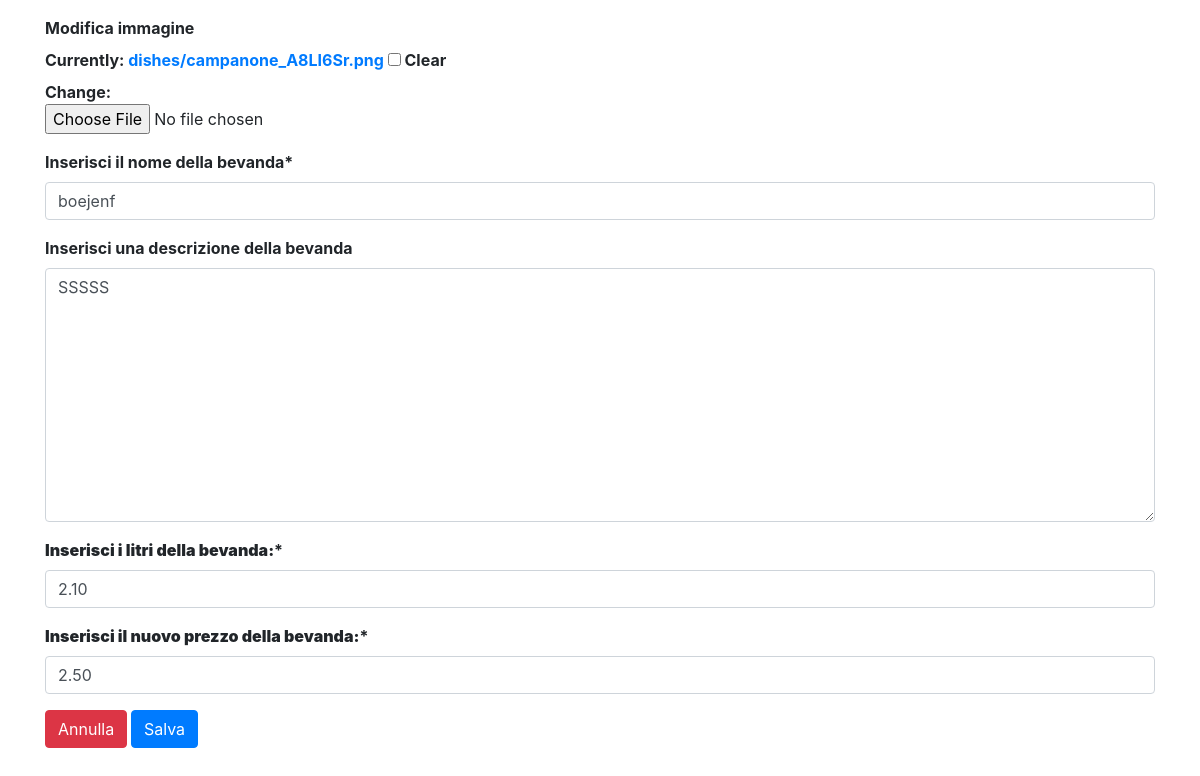
The app's page /products/update_drink/10/ (signed in) with its own data.
### products/models.py (models this page shows, shortened)
class Product(models.Model):
    image = models.ImageField(null=True, blank=True, upload_to='dishes')
    name = models.CharField(max_length=80)
    description = models.TextField(null=True, blank=True)
    price = models.DecimalField(max_digits=10, decimal_places=2)
    class Meta:
        abstract = True

class Drink(Product):
    litri = models.DecimalField(max_digits=10, decimal_places=2)

### products/views.py (the view, shortened to what this page needs)
# urls.py: path('update_drink/<int:pk>/', DrinkModify.as_view(), name='drink-update'),
@method_decorator(is_restaurateur, name='dispatch')
class DrinkModify(UpdateView):
    model = Drink
    template_name = 'products/drink/drink_modify.html'
    form_class = DrinkModifyForm
    success_url = reverse_lazy('products:product-list')

### products/forms.py
class DrinkModifyForm(forms.ModelForm):
    price = forms.DecimalField(min_value=0.5, label='<b>Inserisci il nuovo prezzo della bevanda:</b>')
    litri = forms.DecimalField(min_value=0.1, label='<b>Inserisci i litri della bevanda:</b>')
    class Meta:
        model = Drink
        fields = (
            'image',
            'name',
            'description',
            'litri',
            'price'
        )
        labels = {
            'image': "<b>Modifica immagine",
            'name': 'Inserisci il nome della bevanda',
            'description': 'Inserisci una descrizione della bevanda',
            'litri': 'Inserisci i litri',
            'price': 'Inserisci il prezzo</b>'
        }

### products/views.py (called while the page is built)
def is_restaurateur(function):
    def wrapper(*args, **kwargs):
        request = args[0]
        if request is not None:
            user = request.user
            try:
                if user.is_restaurateur:
                    return function(*args, **kwargs)
                else:
                    return render(request, 'users/authentication_error.html', {})
            except AttributeError:
                raise Http404  # per utenti anonimi
    return wrapper

### products/templates/products/drink/drink_modify.html (shortened to what this page needs)
{% extends 'base.html' %}
{% load crispy_forms_tags %}
{% block content %}
    <form method="post" enctype="multipart/form-data">{% csrf_token %}
        {{ form|crispy }}
         <button type="button" class="btn btn-danger" onclick="location.href='../../'"
                id="cancel-button">Annulla</button>
        <input type="submit" value="Salva" class="btn btn-primary">
    </form>
{% endblock %}

### records on screen
Drink: name "boejenf", description "SSSSS", litri "2.10", price "2.50"
